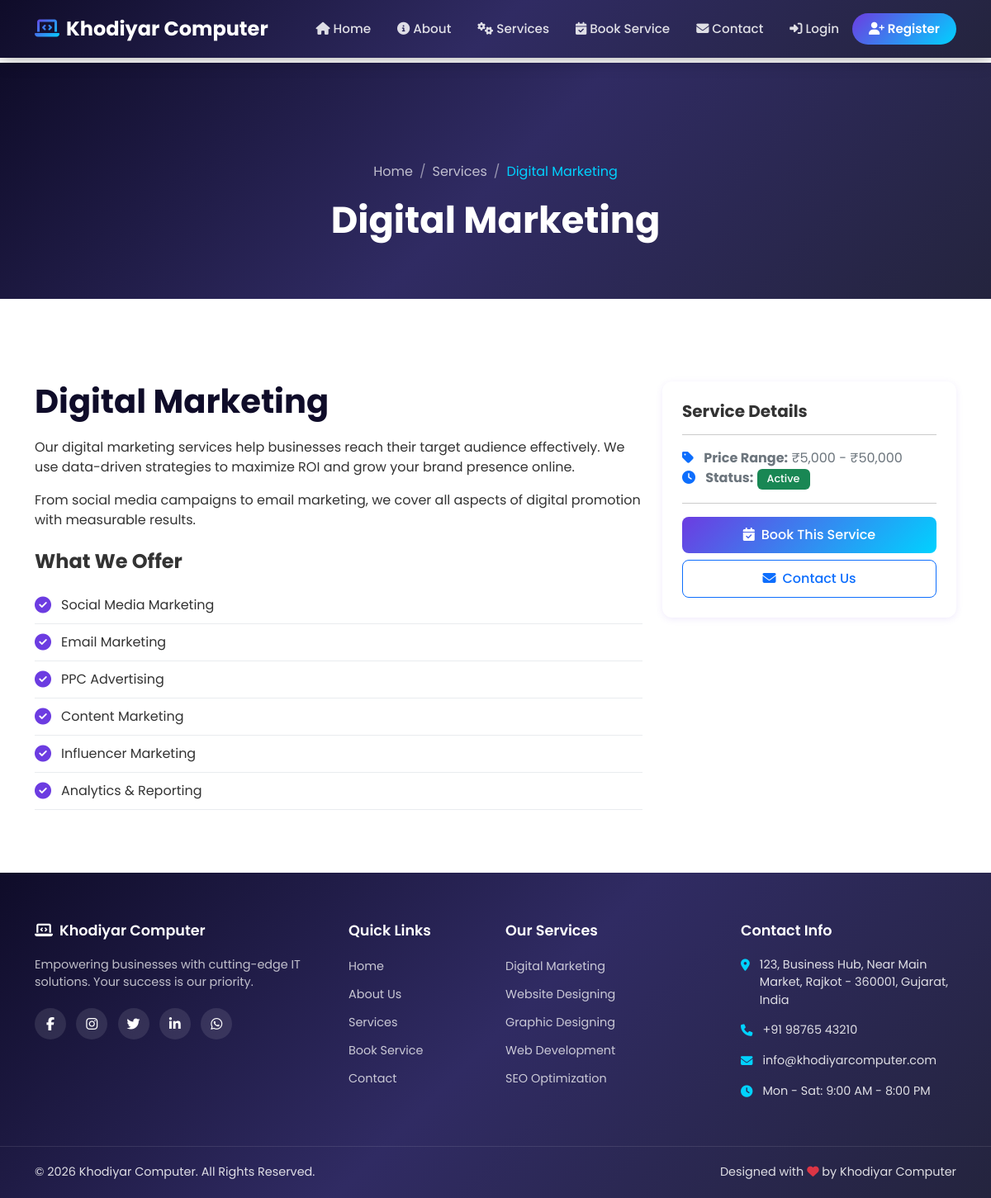
The app's page /service-detail.php?slug=digital-marketing with its own data.
### tables this page shows
CREATE TABLE IF NOT EXISTS `services` (
    `id` INT(11) NOT NULL AUTO_INCREMENT,
    `title` VARCHAR(200) NOT NULL,
    `slug` VARCHAR(200) NOT NULL UNIQUE,
    `short_desc` VARCHAR(300) DEFAULT NULL,
    `description` TEXT DEFAULT NULL,
    `icon` VARCHAR(100) DEFAULT 'fas fa-cog',
    `image` VARCHAR(255) DEFAULT NULL,
    `price_range` VARCHAR(50) DEFAULT NULL,
    `features` TEXT DEFAULT NULL,
    `display_order` INT(3) NOT NULL DEFAULT 0,
    `status` ENUM('active', 'inactive') NOT NULL DEFAULT 'active',
    `created_at` TIMESTAMP NOT NULL DEFAULT CURRENT_TIMESTAMP,
    `updated_at` TIMESTAMP NOT NULL DEFAULT CURRENT_TIMESTAMP ON UPDATE CURRENT_TIMESTAMP,
    PRIMARY KEY (`id`),
    INDEX `idx_slug` (`slug`),
    INDEX `idx_service_status` (`status`),
    INDEX `idx_display_order` (`display_order`)
);

CREATE TABLE IF NOT EXISTS `settings` (
    `id` INT(11) NOT NULL AUTO_INCREMENT,
    `setting_key` VARCHAR(100) NOT NULL UNIQUE,
    `setting_value` TEXT DEFAULT NULL,
    `created_at` TIMESTAMP NOT NULL DEFAULT CURRENT_TIMESTAMP,
    `updated_at` TIMESTAMP NOT NULL DEFAULT CURRENT_TIMESTAMP ON UPDATE CURRENT_TIMESTAMP,
    PRIMARY KEY (`id`),
    INDEX `idx_setting_key` (`setting_key`)
);

### config/database.php (called while the page is built, shortened)
<?php
function getConnection() {
    static $conn = null;
    if ($conn === null) {
        try {
            $conn = new PDO(
                "mysql:host=" . DB_HOST . ";dbname=" . DB_NAME . ";charset=utf8mb4",
                DB_USER,
                DB_PASS,
                [
                    PDO::ATTR_ERRMODE => PDO::ERRMODE_EXCEPTION,
                    PDO::ATTR_DEFAULT_FETCH_MODE => PDO::FETCH_ASSOC,
                    PDO::ATTR_EMULATE_PREPARES => false,
                ]
            );
        } catch (PDOException $e) {
            die("Database Connection Failed: " . $e->getMessage());
        }
    }
    return $conn;
}
function dbQuery($sql, $params = []) {
    $stmt = getConnection()->prepare($sql);
    $stmt->execute($params);
    return $stmt;
}
function dbFetchOne($sql, $params = []) {
    return dbQuery($sql, $params)->fetch();
}
function dbFetchAll($sql, $params = []) {
    return dbQuery($sql, $params)->fetchAll();
}

### config/helpers.php (called while the page is built, shortened)
<?php
function getActiveServices() {
    return dbFetchAll("SELECT * FROM services WHERE status = 'active' ORDER BY display_order ASC, id ASC");
}
function getServiceBySlug($slug) {
    return dbFetchOne("SELECT * FROM services WHERE slug = ? AND status = 'active'", [$slug]);
}
function getSetting($key) {
    $result = dbFetchOne("SELECT setting_value FROM settings WHERE setting_key = ?", [$key]);
    return $result ? $result['setting_value'] : null;
}

### service-detail.php (the view, shortened to what this page needs)
<?php
$slug = $_GET['slug'] ?? '';
$service = getServiceBySlug($slug);
include 'includes/header.php';
$features = json_decode($service['features'], true);
?>
<section class="page-banner">
    <div class="container">
        <nav class="breadcrumb-nav">
            <ol class="breadcrumb">
                <li class="breadcrumb-item"><a href="index.php">Home</a></li>
                <li class="breadcrumb-item"><a href="services.php">Services</a></li>
                <li class="breadcrumb-item active"><?php echo htmlspecialchars($service['title']); ?></li>
            </ol>
        </nav>
        <h1 data-aos="fade-up"><?php echo htmlspecialchars($service['title']); ?></h1>
    </div>
</section>
<section class="service-detail-section">
    <div class="container">
        <div class="row">
            <div class="col-lg-8" data-aos="fade-up">
                <h1><?php echo htmlspecialchars($service['title']); ?></h1>
                <?php echo $service['description']; ?>
                <?php if ($features && count($features) > 0): ?>
                <h4 class="mt-4 mb-3 fw-bold">What We Offer</h4>
                <ul class="feature-list">
                    <?php foreach ($features as $feature): ?>
                    <li><i class="fas fa-check-circle fs-5"></i> <?php echo htmlspecialchars($feature); ?></li>
                    <?php endforeach; ?>
                </ul>
                <?php endif; ?>
            </div>
            <div class="col-lg-4" data-aos="fade-left" data-aos-delay="100">
                <div class="dashboard-card p-4 sticky-top" style="top: 100px;">
                    <h5 class="fw-bold mb-3">Service Details</h5>
                    <hr>
                    <p><i class="fas fa-tag text-primary me-2"></i> <strong>Price Range:</strong> <?php echo $service['price_range'] ?? 'Contact for pricing'; ?></p>
                    <p><i class="fas fa-clock text-primary me-2"></i> <strong>Status:</strong> <span class="badge bg-success">Active</span></p>
                    <hr>
                    <a href="book-service.php?service=<?php echo $service['slug']; ?>" class="btn btn-primary-gradient w-100 mb-2">
                        <i class="fas fa-calendar-check me-2"></i>Book This Service
                    </a>
                    <a href="contact.php" class="btn btn-outline-primary w-100">
                        <i class="fas fa-envelope me-2"></i>Contact Us
                    </a>
                </div>
            </div>
        </div>
    </div>
</section>
<?php include 'includes/footer.php'; ?>

### includes/footer.php (shortened to what this page needs)
</main>
<footer class="footer">
    <div class="container">
        <div class="row g-4">
            <div class="col-lg-4 col-md-6">
                <div class="footer-widget">
                    <h5><i class="fas fa-laptop-code me-2"></i>Khodiyar Computer</h5>
                    <p><?php echo getSetting('footer_text') ?? 'Empowering businesses with cutting-edge IT solutions.'; ?></p>
                    <div class="social-links">
                        <?php $fb = getSetting('facebook_url'); if($fb): ?>
                        <a href="<?php echo $fb; ?>" target="_blank"><i class="fab fa-facebook-f"></i></a>
                        <?php endif; ?>
                        <?php $ig = getSetting('instagram_url'); if($ig): ?>
                        <a href="<?php echo $ig; ?>" target="_blank"><i class="fab fa-instagram"></i></a>
                        <?php endif; ?>
                        <?php $tw = getSetting('twitter_url'); if($tw): ?>
                        <a href="<?php echo $tw; ?>" target="_blank"><i class="fab fa-twitter"></i></a>
                        <?php endif; ?>
                        <?php $li = getSetting('linkedin_url'); if($li): ?>
                        <a href="<?php echo $li; ?>" target="_blank"><i class="fab fa-linkedin-in"></i></a>
                        <?php endif; ?>
                        <?php $wa = getSetting('whatsapp_number'); if($wa): ?>
                        <a href="https://wa.me/<?php echo $wa; ?>" target="_blank"><i class="fab fa-whatsapp"></i></a>
                        <?php endif; ?>
                    </div>
                </div>
            </div>
            <div class="col-lg-2 col-md-6">
                <div class="footer-widget">
                    <h5>Quick Links</h5>
                    <ul class="footer-links">
                        <li><a href="index.php">Home</a></li>
                        <li><a href="about.php">About Us</a></li>
                        <li><a href="services.php">Services</a></li>
                        <li><a href="book-service.php">Book Service</a></li>
                        <li><a href="contact.php">Contact</a></li>
                    </ul>
                </div>
            </div>
            <div class="col-lg-3 col-md-6">
                <div class="footer-widget">
                    <h5>Our Services</h5>
                    <ul class="footer-links">
                        <?php
                        $footerServices = getActiveServices();
                        foreach (array_slice($footerServices, 0, 5) as $svc):
                        ?>
                        <li><a href="service-detail.php?slug=<?php echo $svc['slug']; ?>"><?php echo htmlspecialchars($svc['title']); ?></a></li>
                        <?php endforeach; ?>
                    </ul>
                </div>
            </div>
            <div class="col-lg-3 col-md-6">
                <div class="footer-widget">
                    <h5>Contact Info</h5>
                    <ul class="footer-contact">
                        <li>
                            <i class="fas fa-map-marker-alt"></i>
                            <span><?php echo getSetting('company_address') ?? 'Rajkot, Gujarat'; ?></span>
                        </li>
                        <li>
                            <i class="fas fa-phone"></i>
                            <span><?php echo getSetting('company_phone') ?? '+91 98765 43210'; ?></span>
                        </li>
                        <li>
                            <i class="fas fa-envelope"></i>
                            <span><?php echo getSetting('company_email') ?? 'info@khodiyarcomputer.com'; ?></span>
                        </li>
                        <li>
                            <i class="fas fa-clock"></i>
                            <span><?php echo getSetting('working_hours') ?? 'Mon - Sat: 9:00 AM - 8:00 PM'; ?></span>
                        </li>
                    </ul>
                </div>
            </div>
        </div>
    </div>
    <div class="footer-bottom">
        <div class="container">
            <div class="row align-items-center">
                <div class="col-md-6">
                    <p class="mb-0">&copy; <?php echo date('Y'); ?> Khodiyar Computer. All Rights Reserved.</p>
                </div>
                <div class="col-md-6 text-md-end">
                    <p class="mb-0">Designed with <i class="fas fa-heart text-danger"></i> by Khodiyar Computer</p>
                </div>
            </div>
        </div>
    </div>
</footer>
</body>
</html>

### css/style.css (style rules this page uses)
:root { --primary: #6C3CE1; --primary-dark: #5A2DB8; --primary-light: #8B5CF6; --secondary: #00D2FF; --secondary-dark: #00B8E6; --accent: #FF6B35; --dark: #0F0C29; --dark-2: #1A1640; --gray-100: #F8F9FA; --gray-200: #E9ECEF; --gray-300: #DEE2E6; --gray-600: #6C757D; --gradient-1: linear-gradient(135deg, #6C3CE1 0%, #00D2FF 100%); --gradient-2: linear-gradient(135deg, #0F0C29 0%, #302B63 50%, #24243E 100%); --gradient-3: linear-gradient(135deg, #6C3CE1 0%, #FF6B35 100%); --shadow-sm: 0 2px 8px rgba(108, 60, 225, 0.1); --shadow-md: 0 5px 20px rgba(108, 60, 225, 0.15); --shadow-lg: 0 10px 40px rgba(108, 60, 225, 0.2); --transition: all 0.3s ease; --border-radius: 12px; }
* { margin: 0; padding: 0; box-sizing: border-box; }
body { font-family: 'Poppins', sans-serif; color: #333; overflow-x: hidden; background: #fff; padding-top: 76px; }
a { text-decoration: none; transition: var(--transition); }
section { padding: 80px 0; position: relative; }
.btn-primary-gradient { background: var(--gradient-1); color: #fff; border: none; }
.btn { padding: 10px 24px; font-weight: 500; border-radius: 8px; transition: var(--transition); }
.footer { background: var(--gradient-2); color: rgba(255,255,255,0.85); padding: 60px 0 0; }
.footer-widget h5 { color: #fff; font-weight: 600; margin-bottom: 20px; font-size: 1.1rem; }
.footer-widget p { font-size: 0.9rem; opacity: 0.85; }
.social-links { margin-top: 20px; }
.social-links a { display: inline-flex; align-items: center; justify-content: center; width: 38px; height: 38px; background: rgba(255,255,255,0.1); color: #fff; border-radius: 50%; margin-right: 8px; transition: var(--transition); }
.footer-links { list-style: none; padding: 0; }
.footer-links li { margin-bottom: 10px; }
.footer-links li a { color: rgba(255,255,255,0.75); font-size: 0.9rem; transition: var(--transition); }
.footer-contact { list-style: none; padding: 0; }
.footer-contact li { display: flex; align-items: flex-start; margin-bottom: 15px; font-size: 0.9rem; }
.footer-contact li i { margin-right: 12px; margin-top: 4px; color: var(--secondary); }
.footer-bottom { margin-top: 40px; padding: 20px 0; border-top: 1px solid rgba(255,255,255,0.1); font-size: 0.9rem; }
.dashboard-card { background: #fff; border-radius: var(--border-radius); padding: 25px; box-shadow: var(--shadow-sm); transition: var(--transition); }
.dashboard-card p { color: var(--gray-600); margin-bottom: 0; }
.service-detail-section { padding: 100px 0 60px; }
.service-detail-section h1 { font-weight: 700; color: var(--dark); margin-bottom: 20px; }
.feature-list { list-style: none; padding: 0; }
.feature-list li { padding: 10px 0; border-bottom: 1px solid var(--gray-200); display: flex; align-items: center; }
.feature-list li i { color: var(--primary); margin-right: 12px; }
.page-banner { background: var(--gradient-2); padding: 120px 0 60px; text-align: center; position: relative; }
.page-banner h1 { color: #fff; font-weight: 700; font-size: 2.8rem; }
.breadcrumb-nav { background: transparent; padding: 0; margin-bottom: 20px; }
.breadcrumb-nav .breadcrumb { justify-content: center; }
.breadcrumb-nav .breadcrumb-item, .breadcrumb-nav .breadcrumb-item a { color: rgba(255,255,255,0.7); }
.breadcrumb-nav .breadcrumb-item.active { color: var(--secondary); }
.breadcrumb-nav .breadcrumb-item + .breadcrumb-item::before { color: rgba(255,255,255,0.5); }
.badge { padding: 6px 12px; font-weight: 500; font-size: 0.8rem; }

### records on screen
services: title "Digital Marketing", description "Our digital marketing services help businesses reach their target audience effectively. We use data-driven strategies to maximize ROI and grow your brand presence online. From social media campaigns to email marketing, we cover all aspects of digital promotion with measurable results.", features "Social Media Marketing", features "Email Marketing", features "PPC Advertising", features "Content Marketing", features "Influencer Marketing", features "Analytics & Reporting", price_range "₹5,000 - ₹50,000"
settings: setting_value "Empowering businesses with cutting-edge IT solutions. Your success is our priority."
services: title "Website Designing"
services: title "Graphic Designing"
services: title "Web Development"
services: title "SEO Optimization"
settings: setting_value "123, Business Hub, Near Main Market, Rajkot - 360001, Gujarat, India"
settings: setting_value "+91 98765 43210"
settings: setting_value "info@khodiyarcomputer.com"
settings: setting_value "Mon - Sat: 9:00 AM - 8:00 PM"
